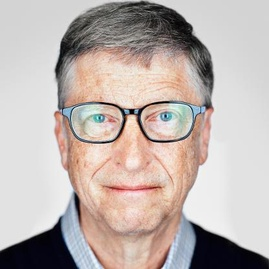
#> input picture dataset/0001.jpg, 269 x 269 px, shrunk from 416 x 416 before the run; its folder holds 4 pictures in this run
$ python lbp.py
#> lines starting #> are read from the running program, lines starting #| are printed output that depends on the picture
import numpy as np
import matplotlib.pyplot as plt
import cv2
import os
from skimage.feature import local_binary_pattern

METHOD = 'uniform'
script_path = os.path.dirname(os.path.realpath(__file__))

# settings for LBP
radius = 2
n_points = 2 * radius
dataset = {}

########################################
#membaca dataset dan menyimpan ke dictionary

maps_path = os.path.join(script_path, "dataset")
listds = os.listdir(maps_path)
number_files = len(listds)

os.chdir(maps_path)
arr = os.listdir()

for i in range(number_files):
	image_name = arr[i]
	image = cv2.imread(image_name, 0)
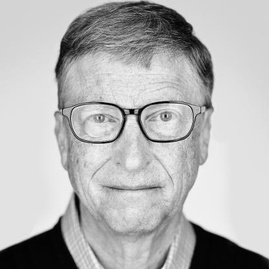
#> image: shape (269, 269); min 0, max 249, mean 181.1
	lbp = local_binary_pattern(image, n_points, radius, METHOD)
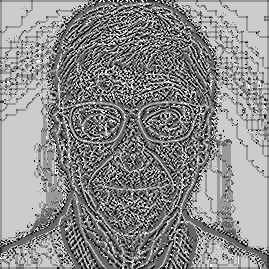
#> lbp: shape (269, 269) float64; min 0, max 5, mean 2.75; drawn with min black and max white

	hist, _ = np.histogram(lbp, density=True, bins=6, range=(0,6))
#> hist = [0.0716, 0.12, 0.198, 0.235, 0.347, 0.0291]

	nrp = '0000' + str(i)

	dataset.update({image_name : hist})
#> pass 2 of the loop `for i in range(number_files):`:
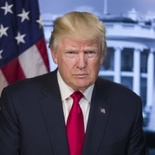
#> input picture dataset/0002.jpg, 155 x 155 px, shrunk from 240 x 240 before the run
#> `image = cv2.imread(image_name, 0)`:
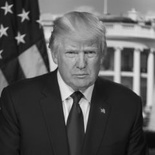
#> image: shape (155, 155); min 5, max 235, mean 87.3
#> `lbp = local_binary_pattern(image, n_points, radius, METHOD)`:
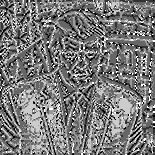
#> lbp: shape (155, 155) float64; min 0, max 5, mean 2.38; drawn with min black and max white
#> hist = [0.0596, 0.176, 0.321, 0.25, 0.152, 0.0419]
#> pass 3 of the loop `for i in range(number_files):`:
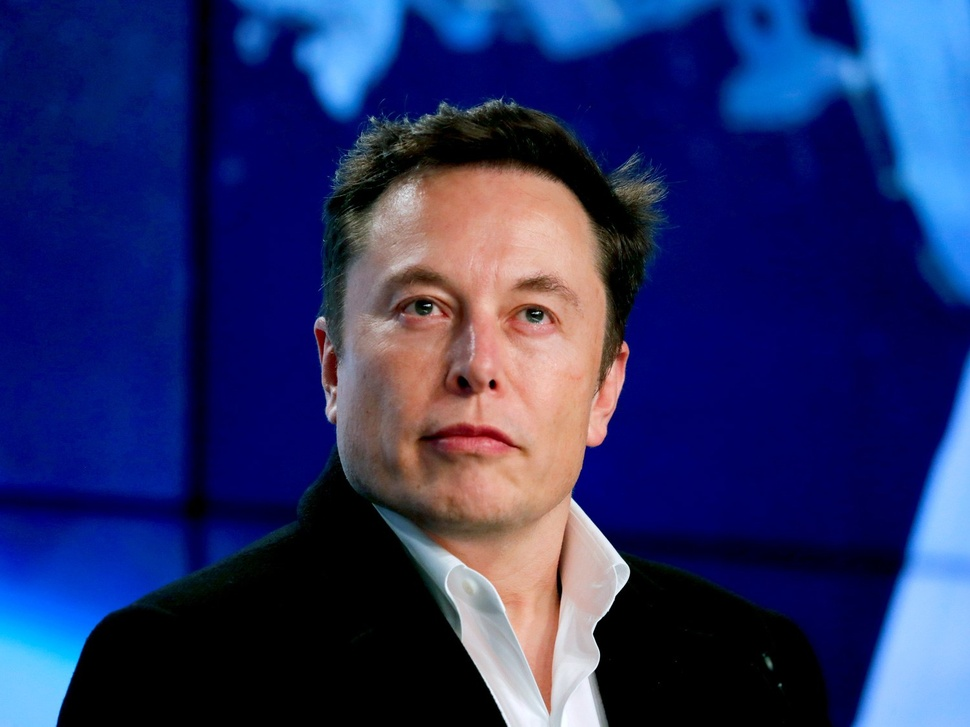
#> input picture dataset/0003.jpg, 970 x 727 px, shrunk from 1500 x 1125 before the run
#> `image = cv2.imread(image_name, 0)`:
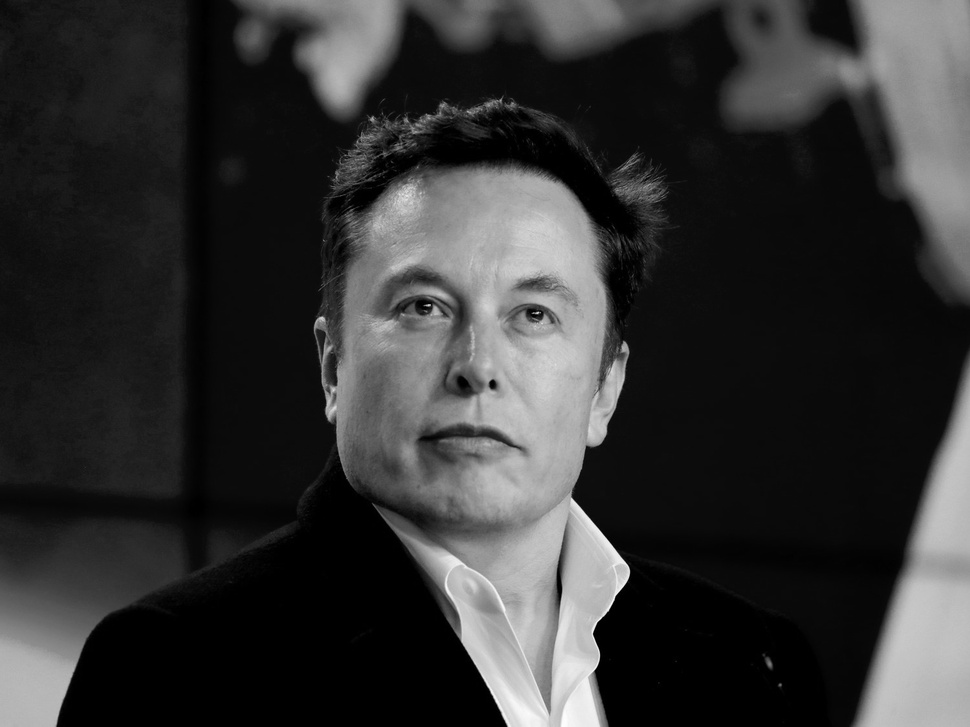
#> image: shape (727, 970); min 0, max 254, mean 51.4
#> `lbp = local_binary_pattern(image, n_points, radius, METHOD)`:
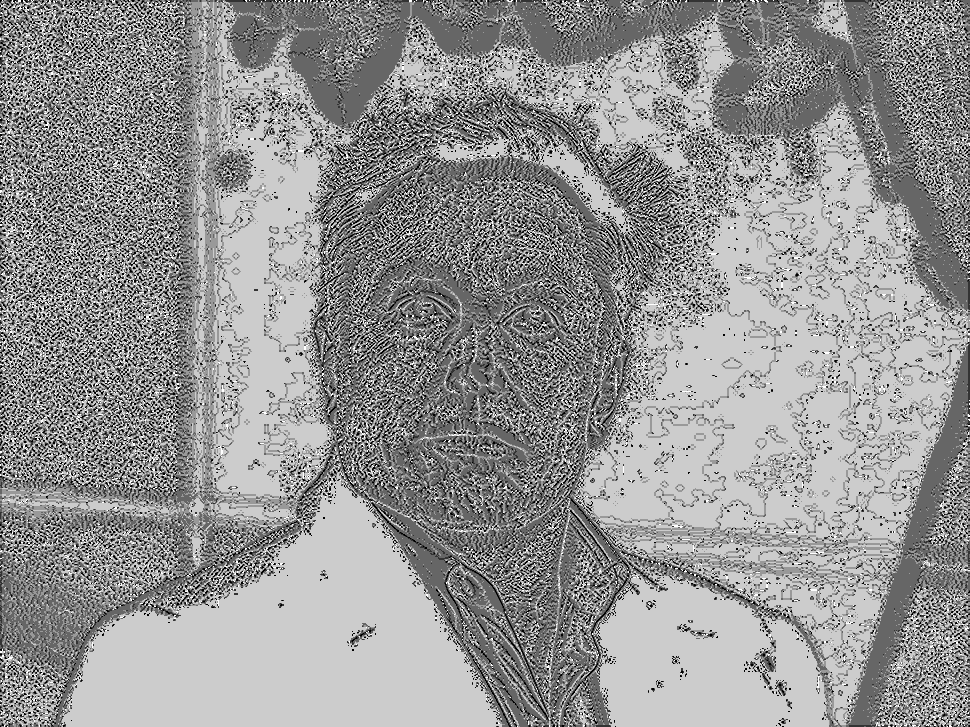
#> lbp: shape (727, 970) float64; min 0, max 5, mean 2.91; drawn with min black and max white
#> hist = [0.0484, 0.104, 0.207, 0.193, 0.422, 0.0256]
#> the loop made 4 passes; the first 3 are shown

###############################################
#membandingkan fitur

def match(counts):
	best_score = 10
	best_name = None
	for key,value in dataset.items():
		score = 0
		for o in range(6):
			score+=abs(value[o]-counts[o])
		if score < best_score:
			best_score = score
			best_name = key
	return best_name

maps_path = os.path.join(script_path, "testing01")
#> (the run stopped early here; a loop or call above may not have finished)
